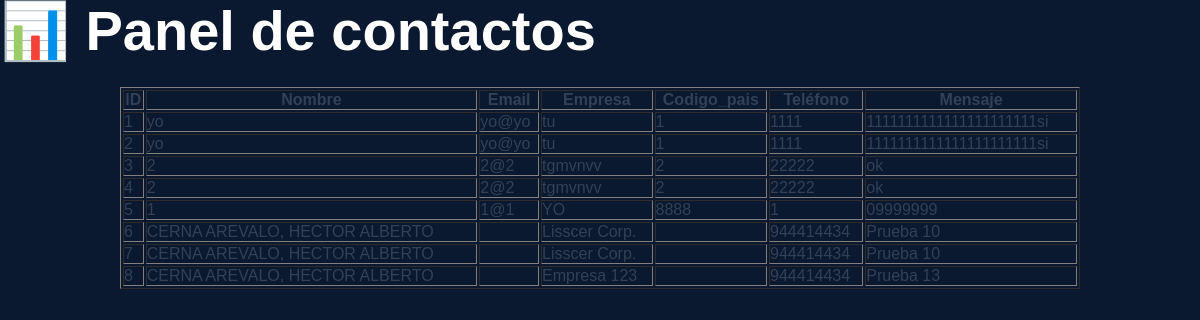
The page /admin on the database its author committed.
### tables this page shows
CREATE TABLE contactos (
            id INTEGER PRIMARY KEY AUTOINCREMENT,
            nombre TEXT,
            email TEXT,
	    empresa TEXT,
	    codigo_pais TEXT,
            telefono TEXT,
            mensaje TEXT
        );

### app.py (the view)
@app.route("/admin")
def admin():
    conn = sqlite3.connect("ldpanamerican.db")
    conn.row_factory = sqlite3.Row
    cursor = conn.cursor()
    cursor.execute("SELECT * FROM contactos")
    datos = cursor.fetchall()
    conn.close()
    return render_template("admin.html", contactos=datos)

### templates/admin.html (shortened to what this page needs)
<!DOCTYPE html>
<html lang="es">
<head>
    <link rel="stylesheet" href="{{ url_for('static', filename='style.css') }}">
</head>
<body>
<h1>📊 Panel de contactos</h1>
<table border="1" style="margin:auto; width:80%;">
    <tr>
        <th>ID</th>
        <th>Nombre</th>
        <th>Email</th>
        <th>Empresa</th>
        <th>Codigo_pais</th>
        <th>Teléfono</th>
        <th>Mensaje</th>
    </tr>
    {% for c in contactos %}
    <tr>
        <td>{{ c[0] }}</td>
        <td>{{ c[1] }}</td>
        <td>{{ c[2] }}</td>
        <td>{{ c[3] }}</td>
        <td>{{ c[4] }}</td>
        <td>{{ c[5] }}</td>
        <td>{{ c[6] }}</td>
    </tr>
    {% endfor %}
</table>
</body>
</html>

### rows shown on the page
contactos: id "1", nombre "yo", email "yo@yo", empresa "tu", codigo_pais "1", telefono "1111", mensaje "1111111111111111111111si"
contactos: id "2", nombre "yo", email "yo@yo", empresa "tu", codigo_pais "1", telefono "1111", mensaje "1111111111111111111111si"
contactos: id "3", nombre "2", email "2@2", empresa "tgmvnvv", codigo_pais "2", telefono "22222", mensaje "ok"
contactos: id "4", nombre "2", email "2@2", empresa "tgmvnvv", codigo_pais "2", telefono "22222", mensaje "ok"
contactos: id "5", nombre "1", email "1@1", empresa "YO", codigo_pais "8888", telefono "1", mensaje "09999999"
contactos: id "6", nombre "CERNA AREVALO, HECTOR ALBERTO", empresa "Lisscer Corp.", telefono "944414434", mensaje "Prueba 10"
contactos: id "7", nombre "CERNA AREVALO, HECTOR ALBERTO", empresa "Lisscer Corp.", telefono "944414434", mensaje "Prueba 10"
contactos: id "8", nombre "CERNA AREVALO, HECTOR ALBERTO", empresa "Empresa 123", telefono "944414434", mensaje "Prueba 13"
